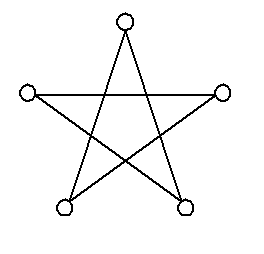

Reproduce this figure in Python.
"""
   五角星顶圆.py
"""
import turtle

def draw_circle(d):
    turtle.left(90)
    for _ in range(10):
        turtle.fd(d)
        turtle.rt(36)
    turtle.right(90)

turtle.width(2)
for _ in range(5):
    turtle.fd(180)
    draw_circle(5)
    turtle.right(144)

turtle.ht()
turtle.done()
